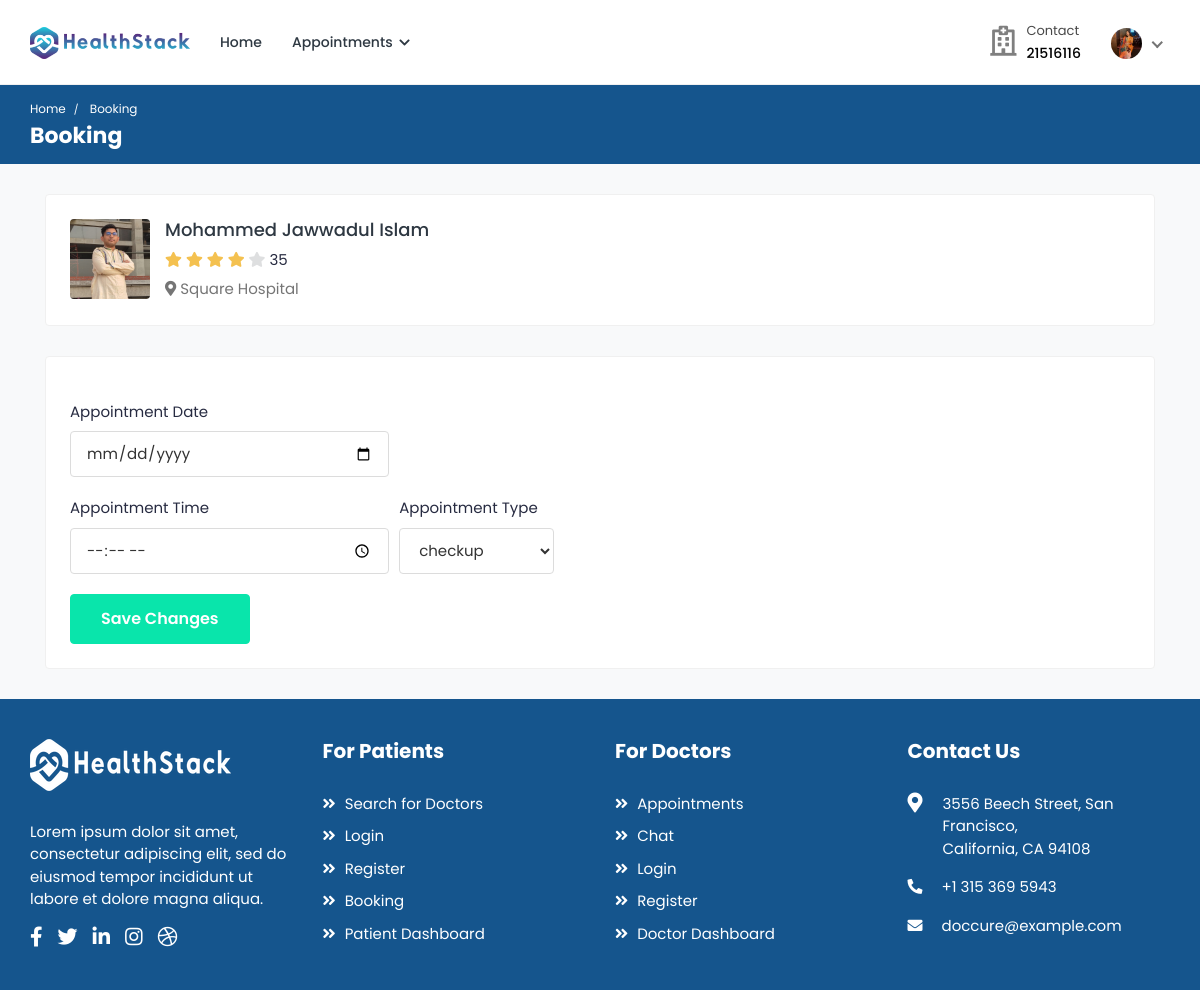
The app's page /doctor/booking/1/ (signed in) with its own data.
### hospital/models.py (models this page shows, shortened)
class Patient(models.Model):
    patient_id = models.AutoField(primary_key=True)
    user = models.OneToOneField(
        User, on_delete=models.CASCADE, null=True, blank=True, related_name='patient')
    name = models.CharField(max_length=200, null=True, blank=True)
    username = models.CharField(max_length=200, null=True, blank=True)
    age = models.IntegerField(null=True, blank=True)
    email = models.EmailField(max_length=200, null=True, blank=True)
    phone_number = models.IntegerField(null=True, blank=True)
    address = models.CharField(max_length=200, null=True, blank=True)
    featured_image = models.ImageField(
        upload_to='patients/', default='patients/user-default.png', null=True, blank=True)
    blood_group = models.CharField(
        max_length=200, null=True, blank=True)
    history = models.CharField(max_length=200, null=True, blank=True)
    dob = models.DateField(null=True, blank=True)
    nid = models.CharField(max_length=200, null=True, blank=True)

class Hospital_Information(models.Model):
    HOSPITAL_TYPE = (
        ('private', 'Private hospital'),
        ('public', 'Public hospital'),
    )
    hospital_id = models.AutoField(primary_key=True)
    name = models.CharField(max_length=200, null=True, blank=True)
    address = models.CharField(max_length=200, null=True, blank=True)
    featured_image = models.ImageField(
        upload_to='hospitals/', default='hospitals/default.png', null=True, blank=True)
    email = models.EmailField(max_length=200, null=True, blank=True)
    phone_number = models.IntegerField(null=True, blank=True)
    hospital_type = models.CharField(max_length=200, choices=HOSPITAL_TYPE)
    general_bed_no = models.IntegerField(null=True, blank=True)
    available_icu_no = models.IntegerField(null=True, blank=True)
    regular_cabin_no = models.IntegerField(null=True, blank=True)
    emergency_cabin_no = models.IntegerField(null=True, blank=True)
    vip_cabin_no = models.IntegerField(null=True, blank=True)
    def __str__(self):
        return str(self.name)

### doctor/models.py (models this page shows, shortened)
class Doctor_Information(models.Model):
    DOCTOR_TYPE = (
        ('Cardiologists', 'Cardiologists'),
        ('Neurologists', 'Neurologists'),
        ('Pediatricians', 'Pediatricians'),
        ('Physiatrists', 'Physiatrists'),
        ('Dermatologists', 'Dermatologists'),
    )
    doctor_id = models.AutoField(primary_key=True)
    user = models.OneToOneField(
        User, on_delete=models.CASCADE, null=True, blank=True, related_name='profile')
    name = models.CharField(max_length=200, null=True, blank=True)
    username = models.CharField(max_length=200, null=True, blank=True)
    degree = models.CharField(max_length=200, null=True, blank=True)
    department = models.CharField(
        max_length=200, choices=DOCTOR_TYPE, null=True, blank=True)
    featured_image = models.ImageField(
        upload_to='doctors/', default='doctors/user-default.png', null=True, blank=True)
    email = models.EmailField(max_length=200, null=True, blank=True)
    phone_number = models.IntegerField(null=True, blank=True)
    visiting_hour = models.CharField(max_length=200, null=True, blank=True)
    consultation_fee = models.IntegerField(null=True, blank=True)
    report_fee = models.IntegerField(null=True, blank=True)
    dob = models.DateField(null=True, blank=True)
    hospital_name = models.ForeignKey(
        Hospital_Information, on_delete=models.CASCADE, null=True, blank=True)

### doctor/views.py (the view, shortened to what this page needs)
# urls.py: path('booking/<int:pk>/', views.booking, name='booking'),
def booking(request, pk):
    patient = request.user.patient
    doctor = Doctor_Information.objects.get(doctor_id=pk)
    context = {'patient': patient, 'doctor': doctor}
    return render(request, 'booking.html', context)

### templates/booking.html (shortened to what this page needs)
{% load static %}
<!DOCTYPE html>
<html lang="en">
  <head>
    <link
      rel="stylesheet"
      href="{% static 'HealthStack-System/css/Normal/bootstrap.min.css' %}"
    />
    <link
      rel="stylesheet"
      href="{% static 'HealthStack-System/plugins/Normal/fontawesome/css/fontawesome.min.css' %}"
    />
    <link
      rel="stylesheet"
      href="{% static 'HealthStack-System/plugins/Normal/fontawesome/css/all.min.css' %}"
    />
    <link
      rel="stylesheet"
      href="{% static 'HealthStack-System/css/Normal/style.css' %}"
    />
  </head>
  <body>
    <div class="main-wrapper">
      <header class="header">{% include 'patient_navbar.html' %}</header>
      <div class="breadcrumb-bar">
        <div class="container-fluid">
          <div class="row align-items-center">
            <div class="col-md-12 col-12">
              <nav aria-label="breadcrumb" class="page-breadcrumb">
                <ol class="breadcrumb">
                  <li class="breadcrumb-item">
                    <a href="index-2.html">Home</a>
                  </li>
                  <li class="breadcrumb-item active" aria-current="page">
                    Booking
                  </li>
                </ol>
              </nav>
              <h2 class="breadcrumb-title">Booking</h2>
            </div>
          </div>
        </div>
      </div>
      <div class="content">
        <div class="container">
          <div class="row">
            <div class="col-12">
              <div class="card">
                <div class="card-body">
                  <div class="booking-doc-info">
                    <a href="doctor-profile.html" class="booking-doc-img">
                      <img
                        src="{{ doctor.featured_image.url }}"
                        alt="User Image"
                      />
                    </a>
                    <div class="booking-info">
                      <h4>
                        <a href="doctor-profile.html">{{doctor.name}}</a>
                      </h4>
                      <div class="rating">
                        <i class="fas fa-star filled"></i>
                        <i class="fas fa-star filled"></i>
                        <i class="fas fa-star filled"></i>
                        <i class="fas fa-star filled"></i>
                        <i class="fas fa-star"></i>
                        <span class="d-inline-block average-rating">35</span>
                      </div>
                      <p class="text-muted mb-0">
                        <i class="fas fa-map-marker-alt"></i>
                        {{doctor.hospital_name}}
                      </p>
                    </div>
                  </div>
                </div>
              </div>
              <div class="card">
                <div class="card-body">
                  <div class="booking-doc-info">
                    <form
                      action="#"
                      method="POST"
                      enctype="multipart/form-data"
                    >
                      <div class="row form-row">
                        <div class="col-12 col-md-12">
                        </div>
                        <div class="col-8 col-md-8">
                          <div class="form-group">
                            <label>Appointment Date</label>
                            <input
                              type="date"
                              class="form-control"
                              name="date"
                            />
                          </div>
                        </div>
                        <div class="col-8 col-md-8">
                          <div class="form-group">
                            <label>Appointment Time</label>
                            <input
                              type="time"
                              class="form-control"
                              name="time"
                            />
                          </div>
                        </div>
                        <div class="col-8 col-md-4">
                          <div class="form-group">
                            <label>Appointment Type</label>
                            <select
                              class="form-control select"
                              name="appointment_type"
                            >
                              <option value="checkup">checkup</option>
                            </select>
                          </div>
                        </div>
                      </div>
                      <div class="submit-section">
                        <button
                          type="submit"
                          class="btn btn-primary submit-btn"
                        >
                          Save Changes
                        </button>
                      </div>
                    </form>
                  </div>
                </div>
              </div>
            </div>
          </div>
        </div>
      </div>
      <footer class="footer">
        <div class="footer-top">
          <div class="container-fluid">
            <div class="row">
              <div class="col-lg-3 col-md-6">
                <div class="footer-widget footer-about">
                  <div class="footer-logo">
                    <img
                      src="{% static 'HealthStack-System/images/Normal/footer_logo.png' %}"
                      alt="logo"
                    />
                  </div>
                  <div class="footer-about-content">
                    <p>
                      Lorem ipsum dolor sit amet, consectetur adipiscing elit,
                      sed do eiusmod tempor incididunt ut labore et dolore magna
                      aliqua.
                    </p>
                    <div class="social-icon">
                      <ul>
                        <li>
                          <a href="#" target="_blank"
                            ><i class="fab fa-facebook-f"></i>
                          </a>
                        </li>
                        <li>
                          <a href="#" target="_blank"
                            ><i class="fab fa-twitter"></i>
                          </a>
                        </li>
                        <li>
                          <a href="#" target="_blank"
                            ><i class="fab fa-linkedin-in"></i
                          ></a>
                        </li>
                        <li>
                          <a href="#" target="_blank"
                            ><i class="fab fa-instagram"></i
                          ></a>
                        </li>
                        <li>
                          <a href="#" target="_blank"
                            ><i class="fab fa-dribbble"></i>
                          </a>
                        </li>
                      </ul>
                    </div>
                  </div>
                </div>
              </div>
              <div class="col-lg-3 col-md-6">
                <div class="footer-widget footer-menu">
                  <h2 class="footer-title">For Patients</h2>
                  <ul>
                    <li>
                      <a href="search.html"
                        ><i class="fas fa-angle-double-right"></i> Search for
                        Doctors</a
                      >
                    </li>
                    <li>
                      <a href="login.html"
                        ><i class="fas fa-angle-double-right"></i> Login</a
                      >
                    </li>
                    <li>
                      <a href="register.html"
                        ><i class="fas fa-angle-double-right"></i> Register</a
                      >
                    </li>
                    <li>
                      <a href="booking.html"
                        ><i class="fas fa-angle-double-right"></i> Booking</a
                      >
                    </li>
                    <li>
                      <a href="patient-dashboard.html"
                        ><i class="fas fa-angle-double-right"></i> Patient
                        Dashboard</a
                      >
                    </li>
                  </ul>
                </div>
              </div>
              <div class="col-lg-3 col-md-6">
                <div class="footer-widget footer-menu">
                  <h2 class="footer-title">For Doctors</h2>
                  <ul>
                    <li>
                      <a href="appointments.html"
                        ><i class="fas fa-angle-double-right"></i>
                        Appointments</a
                      >
                    </li>
                    <li>
                      <a href="chat.html"
                        ><i class="fas fa-angle-double-right"></i> Chat</a
                      >
                    </li>
                    <li>
                      <a href="login.html"
                        ><i class="fas fa-angle-double-right"></i> Login</a
                      >
                    </li>
                    <li>
                      <a href="doctor-register.html"
                        ><i class="fas fa-angle-double-right"></i> Register</a
                      >
                    </li>
                    <li>
                      <a href="doctor-dashboard.html"
                        ><i class="fas fa-angle-double-right"></i> Doctor
                        Dashboard</a
                      >
                    </li>
                  </ul>
                </div>
              </div>
              <div class="col-lg-3 col-md-6">
                <div class="footer-widget footer-contact">
                  <h2 class="footer-title">Contact Us</h2>
                  <div class="footer-contact-info">
                    <div class="footer-address">
                      <span><i class="fas fa-map-marker-alt"></i></span>
                      <p>
                        3556 Beech Street, San Francisco,<br />
                        California, CA 94108
                      </p>
                    </div>
                    <p>
                      <i class="fas fa-phone-alt"></i>
                      +1 315 369 5943
                    </p>
                    <p class="mb-0">
                      <i class="fas fa-envelope"></i>
                      doccure@example.com
                    </p>
                  </div>
                </div>
              </div>
            </div>
          </div>
        </div>
      </footer>
    </div>
  </body>
</html>

### templates/patient_navbar.html (shortened to what this page needs)
{% load static %}
<nav class="navbar navbar-expand-lg header-nav">
  <div class="navbar-header">
    <a href="{% url 'hospital_home'%}" class="navbar-brand logo">
      <img
        src="{% static 'HealthStack-System/images/Normal/logo.jpg' %}"
        class="img-fluid"
        alt="Logo"
      />
    </a>
  </div>
  <div class="main-menu-wrapper">
    <ul class="main-nav">
      <li>
        <a href="{% url 'hospital_home'%}">Home</a>
      </li>
      <li class="has-submenu">
        <a href="#">Appointments <i class="fas fa-chevron-down"></i></a>
      </li>
    </ul>
  </div>
  <ul class="nav header-navbar-rht">
    <li class="nav-item contact-item">
      <div class="header-contact-img">
        <i class="far fa-hospital"></i>
      </div>
      <div class="header-contact-detail">
        <p class="contact-header">Contact</p>
        <p class="contact-info-header">{{patient.phone_number}}</p>
      </div>
    </li>
    <li class="nav-item dropdown has-arrow logged-item">
      <a href="#" class="dropdown-toggle nav-link" data-toggle="dropdown">
        <span class="user-img">
          <img
            class="rounded-circle"
            src="{{patient.featured_image.url}}"
            width="31"
            alt="Richard Wilson"
          />
        </span>
      </a>
    </li>
  </ul>
</nav>

### records on screen
Patient: phone_number "21516116", featured_image (picture)
Doctor_Information: featured_image (picture), name "Mohammed Jawwadul Islam", hospital_name "Square Hospital"
